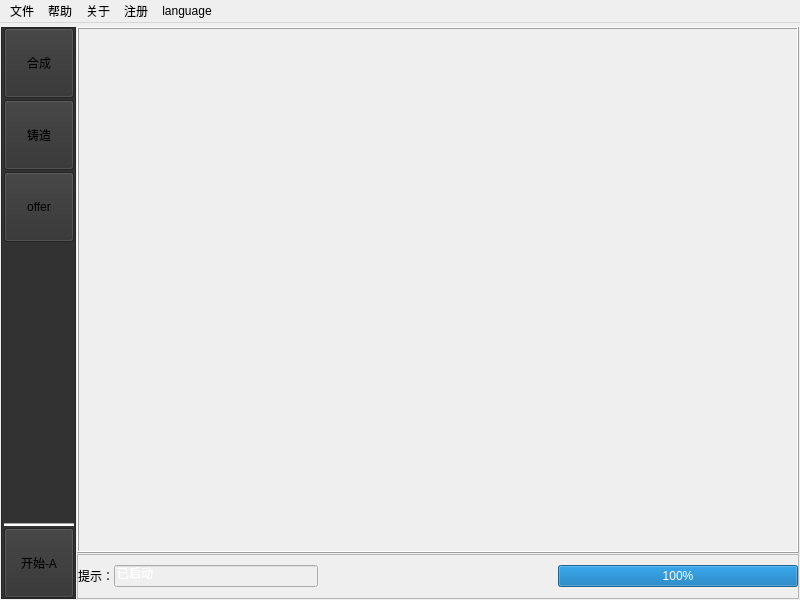
<?xml version="1.0" encoding="UTF-8"?>
<ui version="4.0">
 <class>MainWindow</class>
 <widget class="QMainWindow" name="MainWindow">
  <property name="geometry">
   <rect>
    <x>0</x>
    <y>0</y>
    <width>800</width>
    <height>600</height>
   </rect>
  </property>
  <property name="windowTitle">
   <string>MainWindow</string>
  </property>
  <property name="layoutDirection">
   <enum>Qt::LeftToRight</enum>
  </property>
  <property name="styleSheet">
   <string notr="true"/>
  </property>
  <widget class="QWidget" name="centralwidget">
   <layout class="QGridLayout" name="gridLayout_2">
    <property name="leftMargin">
     <number>1</number>
    </property>
    <property name="topMargin">
     <number>4</number>
    </property>
    <property name="rightMargin">
     <number>1</number>
    </property>
    <property name="bottomMargin">
     <number>1</number>
    </property>
    <property name="spacing">
     <number>1</number>
    </property>
    <item row="0" column="0" rowspan="2">
     <widget class="QFrame" name="frame">
      <property name="maximumSize">
       <size>
        <width>75</width>
        <height>16777215</height>
       </size>
      </property>
      <property name="styleSheet">
       <string notr="true">background-color: rgb(50, 50, 50);</string>
      </property>
      <property name="frameShape">
       <enum>QFrame::StyledPanel</enum>
      </property>
      <property name="frameShadow">
       <enum>QFrame::Raised</enum>
      </property>
      <layout class="QVBoxLayout" name="verticalLayout">
       <property name="spacing">
        <number>2</number>
       </property>
       <property name="sizeConstraint">
        <enum>QLayout::SetDefaultConstraint</enum>
       </property>
       <property name="leftMargin">
        <number>2</number>
       </property>
       <property name="topMargin">
        <number>0</number>
       </property>
       <property name="rightMargin">
        <number>1</number>
       </property>
       <property name="bottomMargin">
        <number>0</number>
       </property>
       <item>
        <widget class="QToolButton" name="toolButtonAdd">
         <property name="minimumSize">
          <size>
           <width>70</width>
           <height>70</height>
          </size>
         </property>
         <property name="maximumSize">
          <size>
           <width>70</width>
           <height>70</height>
          </size>
         </property>
         <property name="text">
          <string>合成</string>
         </property>
         <property name="icon">
          <iconset resource="resource.qrc">
           <normaloff>:/add_on.png</normaloff>
           <disabledoff>:/add_on.png</disabledoff>:/add_on.png</iconset>
         </property>
         <property name="iconSize">
          <size>
           <width>40</width>
           <height>40</height>
          </size>
         </property>
         <property name="checkable">
          <bool>false</bool>
         </property>
         <property name="checked">
          <bool>false</bool>
         </property>
         <property name="toolButtonStyle">
          <enum>Qt::ToolButtonTextUnderIcon</enum>
         </property>
        </widget>
       </item>
       <item>
        <widget class="QToolButton" name="toolButtonMint">
         <property name="minimumSize">
          <size>
           <width>70</width>
           <height>70</height>
          </size>
         </property>
         <property name="maximumSize">
          <size>
           <width>70</width>
           <height>70</height>
          </size>
         </property>
         <property name="text">
          <string>铸造</string>
         </property>
         <property name="icon">
          <iconset resource="resource.qrc">
           <normaloff>:/mint_off.png</normaloff>:/mint_off.png</iconset>
         </property>
         <property name="iconSize">
          <size>
           <width>40</width>
           <height>40</height>
          </size>
         </property>
         <property name="checkable">
          <bool>false</bool>
         </property>
         <property name="toolButtonStyle">
          <enum>Qt::ToolButtonTextUnderIcon</enum>
         </property>
        </widget>
       </item>
       <item>
        <widget class="QToolButton" name="toolButtonOffer">
         <property name="minimumSize">
          <size>
           <width>70</width>
           <height>70</height>
          </size>
         </property>
         <property name="maximumSize">
          <size>
           <width>70</width>
           <height>70</height>
          </size>
         </property>
         <property name="text">
          <string>offer</string>
         </property>
         <property name="icon">
          <iconset resource="resource.qrc">
           <normaloff>:/offer_off.png</normaloff>:/offer_off.png</iconset>
         </property>
         <property name="iconSize">
          <size>
           <width>40</width>
           <height>40</height>
          </size>
         </property>
         <property name="checkable">
          <bool>false</bool>
         </property>
         <property name="checked">
          <bool>false</bool>
         </property>
         <property name="toolButtonStyle">
          <enum>Qt::ToolButtonTextUnderIcon</enum>
         </property>
        </widget>
       </item>
       <item>
        <spacer name="verticalSpacer">
         <property name="orientation">
          <enum>Qt::Vertical</enum>
         </property>
         <property name="sizeHint" stdset="0">
          <size>
           <width>20</width>
           <height>244</height>
          </size>
         </property>
        </spacer>
       </item>
       <item>
        <widget class="Line" name="line">
         <property name="styleSheet">
          <string notr="true">background-color: rgb(255, 255, 255);</string>
         </property>
         <property name="frameShadow">
          <enum>QFrame::Sunken</enum>
         </property>
         <property name="orientation">
          <enum>Qt::Horizontal</enum>
         </property>
        </widget>
       </item>
       <item>
        <widget class="QToolButton" name="toolButtonStart">
         <property name="minimumSize">
          <size>
           <width>70</width>
           <height>70</height>
          </size>
         </property>
         <property name="maximumSize">
          <size>
           <width>70</width>
           <height>70</height>
          </size>
         </property>
         <property name="text">
          <string>开始-A</string>
         </property>
         <property name="icon">
          <iconset resource="resource.qrc">
           <normaloff>:/start_on.png</normaloff>:/start_on.png</iconset>
         </property>
         <property name="iconSize">
          <size>
           <width>40</width>
           <height>40</height>
          </size>
         </property>
         <property name="toolButtonStyle">
          <enum>Qt::ToolButtonTextUnderIcon</enum>
         </property>
        </widget>
       </item>
      </layout>
     </widget>
    </item>
    <item row="0" column="1">
     <widget class="QFrame" name="frameSet">
      <property name="frameShape">
       <enum>QFrame::Box</enum>
      </property>
      <property name="frameShadow">
       <enum>QFrame::Raised</enum>
      </property>
     </widget>
    </item>
    <item row="1" column="1">
     <widget class="QFrame" name="frame_2">
      <property name="maximumSize">
       <size>
        <width>16777215</width>
        <height>45</height>
       </size>
      </property>
      <property name="frameShape">
       <enum>QFrame::StyledPanel</enum>
      </property>
      <property name="frameShadow">
       <enum>QFrame::Sunken</enum>
      </property>
      <layout class="QGridLayout" name="gridLayout">
       <property name="leftMargin">
        <number>0</number>
       </property>
       <property name="topMargin">
        <number>0</number>
       </property>
       <property name="rightMargin">
        <number>0</number>
       </property>
       <property name="bottomMargin">
        <number>0</number>
       </property>
       <property name="spacing">
        <number>0</number>
       </property>
       <item row="0" column="0">
        <layout class="QHBoxLayout" name="horizontalLayout_2">
         <property name="spacing">
          <number>0</number>
         </property>
         <item>
          <layout class="QHBoxLayout" name="horizontalLayout">
           <item>
            <widget class="QLabel" name="label">
             <property name="text">
              <string>提示：</string>
             </property>
            </widget>
           </item>
           <item>
            <widget class="QLineEdit" name="lineEditMessage">
             <property name="enabled">
              <bool>false</bool>
             </property>
             <property name="styleSheet">
              <string notr="true">color: rgb(255, 255, 255);</string>
             </property>
             <property name="text">
              <string>已启动</string>
             </property>
            </widget>
           </item>
          </layout>
         </item>
         <item>
          <spacer name="horizontalSpacer">
           <property name="orientation">
            <enum>Qt::Horizontal</enum>
           </property>
           <property name="sizeHint" stdset="0">
            <size>
             <width>108</width>
             <height>20</height>
            </size>
           </property>
          </spacer>
         </item>
         <item>
          <widget class="QProgressBar" name="progressBar">
           <property name="value">
            <number>100</number>
           </property>
          </widget>
         </item>
        </layout>
       </item>
      </layout>
     </widget>
    </item>
   </layout>
  </widget>
  <widget class="QMenuBar" name="menubar">
   <property name="geometry">
    <rect>
     <x>0</x>
     <y>0</y>
     <width>800</width>
     <height>25</height>
    </rect>
   </property>
   <widget class="QMenu" name="menu">
    <property name="title">
     <string>文件</string>
    </property>
    <addaction name="save"/>
   </widget>
   <widget class="QMenu" name="menu_2">
    <property name="title">
     <string>帮助</string>
    </property>
    <addaction name="documentHelp"/>
    <addaction name="separator"/>
    <addaction name="composeHelp"/>
    <addaction name="mintHelp"/>
    <addaction name="offerHelp"/>
    <addaction name="separator"/>
   </widget>
   <widget class="QMenu" name="menu_3">
    <property name="title">
     <string>关于</string>
    </property>
    <addaction name="software"/>
   </widget>
   <widget class="QMenu" name="menulanguage">
    <property name="title">
     <string>language</string>
    </property>
    <addaction name="chinese"/>
    <addaction name="actionEN"/>
   </widget>
   <widget class="QMenu" name="menu_4">
    <property name="title">
     <string>注册</string>
    </property>
    <addaction name="logon"/>
   </widget>
   <addaction name="menu"/>
   <addaction name="menu_2"/>
   <addaction name="menu_3"/>
   <addaction name="menu_4"/>
   <addaction name="menulanguage"/>
  </widget>
  <action name="save">
   <property name="text">
    <string>保存配置</string>
   </property>
  </action>
  <action name="composeHelp">
   <property name="text">
    <string>合成视频教程</string>
   </property>
   <property name="toolTip">
    <string>合成视频教程</string>
   </property>
  </action>
  <action name="mintHelp">
   <property name="text">
    <string>铸造视频教程</string>
   </property>
   <property name="toolTip">
    <string>铸造视频教程</string>
   </property>
  </action>
  <action name="offerHelp">
   <property name="text">
    <string>offer视频教程</string>
   </property>
   <property name="toolTip">
    <string>offer视频教程</string>
   </property>
  </action>
  <action name="documentHelp">
   <property name="text">
    <string>文档教程</string>
   </property>
   <property name="toolTip">
    <string>文档教程</string>
   </property>
  </action>
  <action name="logon">
   <property name="text">
    <string>注册信息</string>
   </property>
   <property name="toolTip">
    <string>注册信息</string>
   </property>
  </action>
  <action name="software">
   <property name="text">
    <string>关于本软件</string>
   </property>
   <property name="toolTip">
    <string>关于本软件</string>
   </property>
  </action>
  <action name="chinese">
   <property name="checkable">
    <bool>true</bool>
   </property>
   <property name="text">
    <string>中文</string>
   </property>
   <property name="toolTip">
    <string>中文</string>
   </property>
  </action>
  <action name="actionEN">
   <property name="checkable">
    <bool>true</bool>
   </property>
   <property name="text">
    <string>EN</string>
   </property>
   <property name="toolTip">
    <string>EN</string>
   </property>
  </action>
 </widget>
 <resources>
  <include location="resource.qrc"/>
 </resources>
 <connections/>
</ui>
